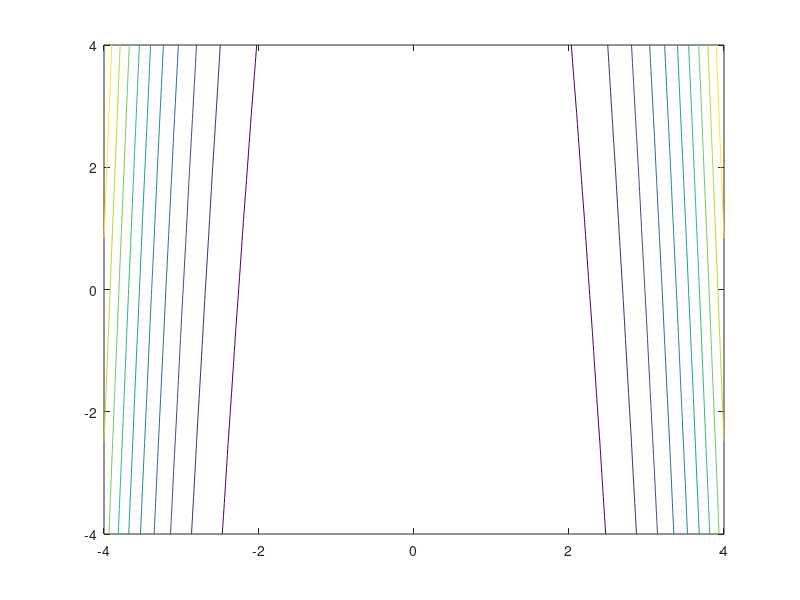

MATLAB code to generate this figure:
%%

% Graph Problem 1
%f = @(x1,x2) (4*x1^2 + x2).^2;
%x1 = -4:0.1:4;
%x2 = -4:0.1:4;
[x1,x2] = meshgrid(-4:0.1:4, -4:0.1:4);

f = (4*x1.^2 + x2).^2;
g = x1.^2 + 4*x1.*x2 + x2.^2 + x1 - x2;
h = 4*x1.^2 + 2*x1.*x2 + 2*x2.^2;

[fx,fy] = gradient(f,0.1);
[gx,gy] = gradient(g,0.1);

figure(1)
contour(x1,x2,f);
% figure(2)
% surf(x1,x2,fy);


